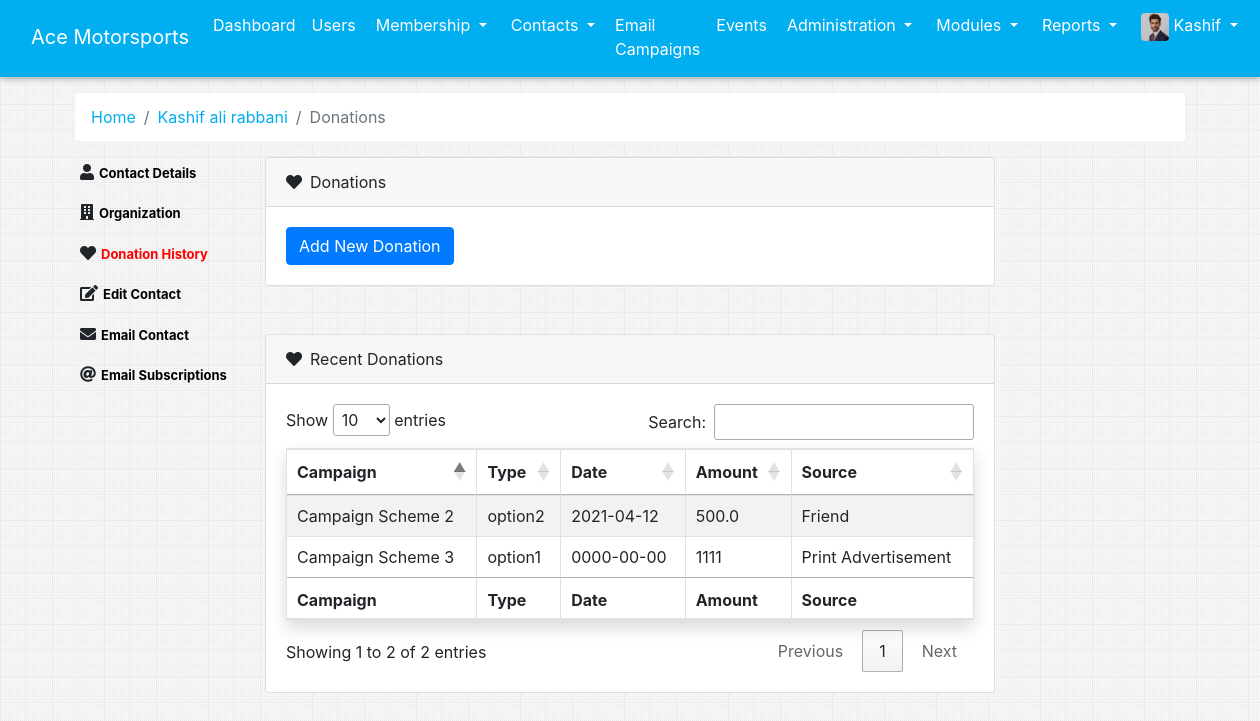
The page /admin_donationHistory.php?id=1 (signed in) on the database its author committed.
### tables this page shows
CREATE TABLE `users` (
  `id` int(11) NOT NULL,
  `first_name` varchar(30) NOT NULL,
  `email` varchar(50) NOT NULL,
  `password` varchar(50) NOT NULL,
  `organizationID` int(11) NOT NULL,
  `jobTitle` varchar(50) NOT NULL,
  `salutation` varchar(50) NOT NULL,
  `middle_name` varchar(50) NOT NULL,
  `last_name` varchar(50) NOT NULL,
  `dob` date NOT NULL,
  `phone` varchar(50) NOT NULL,
  `gender` varchar(50) NOT NULL,
  `language` varchar(50) NOT NULL,
  `address` varchar(500) NOT NULL,
  `is_admin` tinyint(1) NOT NULL DEFAULT 0,
  `deleted` tinyint(1) NOT NULL DEFAULT 0,
  `del_date` date DEFAULT NULL
);

CREATE TABLE `donation_history` (
  `id` int(11) NOT NULL,
  `userID` int(11) NOT NULL,
  `campaign` varchar(500) NOT NULL,
  `payment_method` varchar(500) NOT NULL,
  `amount` varchar(500) NOT NULL,
  `source` varchar(500) NOT NULL,
  `date` date NOT NULL
);

### app/app.php (called while the page is built, shortened)
<?php
	function phpMysqliFetchSingle($sql){
        $output = array();
        if(mysqli_query($GLOBALS["con"], $sql)){
            $res = mysqli_query($GLOBALS["con"], $sql);
            if(mysqli_num_rows($res)){
                $output = mysqli_fetch_array($res, MYSQLI_ASSOC);
            }
            return $output;
        }
        else{
            js_console_log(mysqli_error($GLOBALS["con"]));
        }
    }
?>

### admin_donationHistory.php (the view, shortened to what this page needs)
<?php
  require 'app/app.php';
    $pageID = isset($_GET["id"]) ? $_GET["id"] : null;
    $sql = "SELECT * FROM users WHERE id = $pageID";
    $userDetails = phpMysqliFetchSingle($sql);
    $fullName = $userDetails["first_name"].' '.$userDetails["middle_name"].' '.$userDetails["last_name"];
?>
<!DOCTYPE html>
<html lang="en">
<?php
  require 'parts/head.php';
?>
<link rel="stylesheet" type="text/css" href="https://cdn.datatables.net/1.10.24/css/dataTables.bootstrap4.min.css">
<link rel="stylesheet" type="text/css" href="https://cdn.datatables.net/1.10.15/css/jquery.dataTables.min.css"></link>
<body>
  <?php require 'parts/nav.php'; ?>
  <div class="container">
      <nav aria-label="breadcrumb">
          <ol class="breadcrumb bg-white">
              <li class="breadcrumb-item"><a href="admin_dashboard.php" class="appColor">Home</a></li>
              <li class="breadcrumb-item"><a href="admin_contact_showProfile.php?userID=<?php echo $pageID ?>" class="appColor"><?php echo $fullName; ?></a></li>
              <li class="breadcrumb-item active" aria-current="page">Donations</li>
          </ol>
      </nav>
    <div class="widget-content" style="border: none; background: transparent;">
        <div class="row mt-3">
            <div class="col-md-2">
                <div class="user_profile_left_section">
                    <?php require 'admin_contactSideNav.php'; ?>
                </div>
            </div>
            <div class="col-md-8">
                <div class="card">
                    <div class="card-header">
                        <i class="fas fa-heart mr-2"></i>Donations
                    </div>
                    <div class="card-body">
                        <button type="button" class="btn btn-primary" data-toggle="modal" data-target="#exampleModal">
                            Add New Donation
                        </button>
                    </div>
                </div>
                <div class="card mt-5">
                    <div class="card-header">
                        <i class="fas fa-heart mr-2"></i>Recent Donations
                    </div>
                    <div class="card-body">
                            <table id="example" class="table table-striped table-bordered bg-white shadow" style="width:100%">
                                <thead>
                                <tr>
                                    <th>Campaign</th>
                                    <th>Type</th>
                                    <th>Date</th>
                                    <th>Amount</th>
                                    <th>Source</th>
                                </tr>
                                </thead>
                                <tbody>
                                <?php
                                require 'app/db.php';
                                $sql = "SELECT * FROM donation_history";
                                $res = mysqli_query($con, $sql);
                                while($row = mysqli_fetch_array($res)){
                                    ?>
                                    <tr>
                                        <td><?php echo $row["campaign"]; ?></td>
                                        <td><?php echo $row["payment_method"]; ?></td>
                                        <td><?php echo $row["date"]; ?></td>
                                        <td><?php echo $row["amount"]; ?></td>
                                        <td><?php echo $row["source"]; ?></td>
                                    <?php
                                }
                                ?>
                                </tbody>
                                <tfoot>
                                <tr>
                                    <th>Campaign</th>
                                    <th>Type</th>
                                    <th>Date</th>
                                    <th>Amount</th>
                                    <th>Source</th>
                                </tr>
                                </tfoot>
                            </table>
                    </div>
                </div>
        </div>
    </div>
</body>
</html>

### rows shown on the page
users: fullName "Kashif ali rabbani"
donation_history: campaign "Campaign Scheme 2", payment_method "option2", date "2021-04-12", amount "500.0", source "Friend"
donation_history: campaign "Campaign Scheme 3", payment_method "option1", date "0000-00-00", amount "1111", source "Print Advertisement"

### other values the page prints
$_SESSION["name"] "Kashif"
